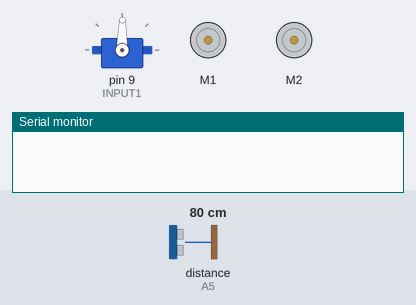
Bench run of a sketch on a simulated Arduino Uno, built with avr-gcc and run on an emulated ATmega328P. On the bench: servo, 2 × DC motor (green arrow = forward, orange = backward, longer = faster), the last lines printed to the serial monitor. Inputs (shaded band) come from the test bench; at power-on: distance to the obstacle (sensor on A5) 80 cm. The echo pulse lasts 58.3 µs per cm.

Above: at 1.4 s.
At 3.25 s:
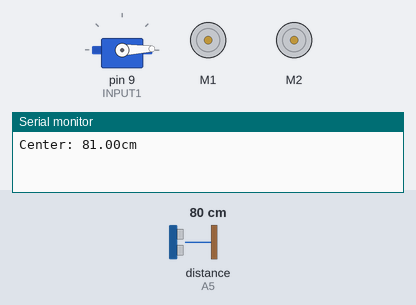
At 5.1 s:
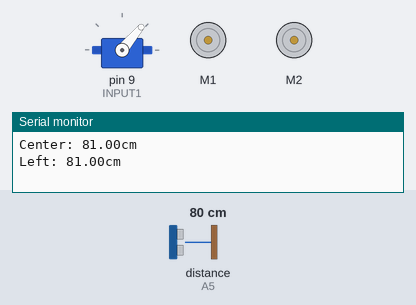
At 8.8 s:
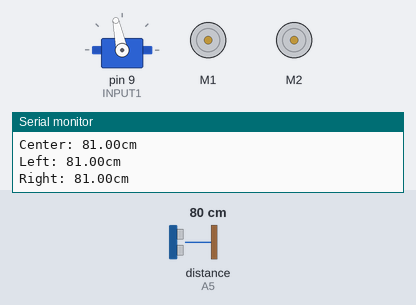
Timing chart, 0 to 11.2 s (numbered marks = the images above):
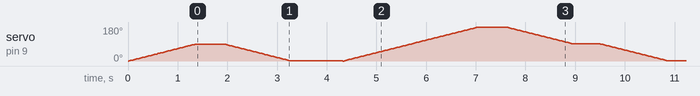

The sketch:

servo_sonar_test.ino
```cpp
// (licence header left out)
// Ultrasonic sensor

#include <NewPing.h>

#define TRIG_PIN  A4
#define ECHO_PIN  A5

#define MAX_DISTANCE 200 // Maximum distance we want to ping for (in centimeters). Maximum sensor distance is rated at 400-500cm.

NewPing sonar(TRIG_PIN, ECHO_PIN, MAX_DISTANCE); // NewPing setup of pin and maximum distance.

float dangerThreshold = 25.0; // 25 cm - depends on the floor surface and speed setting

// Servo

#include <Servo.h>
//#include <AFmotor.h>
#include <AFMotor.h>
// start copy
AF_DCMotor motor1(1, MOTOR12_1KHZ);
AF_DCMotor motor2(2, MOTOR12_1KHZ);

// end copy

#define LEFT 0
#define CENTER 90
#define RIGHT 180

Servo ultrasonicServo;  // create servo object to control a servo

int currentPos = 0;    // variable to store the servo position

// Motor

#define ENABLE1 3
#define INPUT1 9
#define INPUT2 8

#define ENABLE2 11
#define INPUT3 7
#define INPUT4 6

// Truth table for motor control
// ENABLE1, ENABLE2, INPUT1, INPUT2, INPUT3, INPUT4

// You may need to reverse the polarity of your motor(s)
// if you find you get REVERSE instead of FORWARD for either motor

#define LEFT_FORWARD_RIGHT_FORWARD {HIGH, HIGH, LOW, HIGH, HIGH, LOW}
#define LEFT_OFF_RIGHT_FORWARD {LOW, HIGH, LOW, LOW, HIGH, LOW}
#define LEFT_FORWARD_RIGHT_OFF {HIGH, LOW, LOW, HIGH, LOW, LOW}
#define LEFT_REVERSE_RIGHT_FORWARD {HIGH, HIGH, HIGH, LOW, HIGH, LOW}
#define LEFT_FORWARD_RIGHT_REVERSE {HIGH, HIGH, LOW, HIGH, LOW, HIGH}
#define LEFT_REVERSE_RIGHT_REVERSE {HIGH, HIGH, HIGH, LOW, LOW, HIGH}
#define LEFT_OFF_RIGHT_OFF {HIGH, HIGH, LOW, LOW, LOW, LOW}
#define LEFT_FREEWHEEL_RIGHT_FREEWHEEL {LOW, LOW, LOW, LOW, LOW, LOW}

// Driving definitions

//#define FORWARD LEFT_FORWARD_RIGHT_FORWARD
#define REVERSE LEFT_REVERSE_RIGHT_REVERSE
#define LEFT_TURN LEFT_OFF_RIGHT_FORWARD
#define RIGHT_TURN LEFT_FORWARD_RIGHT_OFF
#define ROTATE_LEFT LEFT_REVERSE_RIGHT_FORWARD
#define ROTATE_RIGHT LEFT_FORWARD_RIGHT_REVERSE
#define BRAKE LEFT_OFF_RIGHT_OFF
#define FREEWHEEL LEFT_FREEWHEEL_RIGHT_FREEWHEEL

// PWM motor control settings applied to ENABLE1, ENABLE2

#define SLOW 128;
#define MEDIUM 192;
#define FAST 255;

// run motor at this speed - set to a number between 128 and 255
// less than 128 any the motors may not have enough torque to move
// (of course you could enhance the speed control to accelerate/decelerate when more/less clear space available as indicated by ping)
int throttle = MEDIUM;

// setup
void setup() {

    // setup motor
    Serial.begin(9600);
    //pinMode(ENABLE1, OUTPUT);
    //pinMode(ENABLE2, OUTPUT);
    //pinMode(INPUT1, OUTPUT);
    //pinMode(INPUT2, OUTPUT);
    //pinMode(INPUT3, OUTPUT);
    //pinMode(INPUT4, OUTPUT);

    // setup servo
    ultrasonicServo.attach(9);  // attaches the servo on pin 5 to the servo object

    // move servo to center
    servo_position(CENTER);
}

// main loop - note that the loop itself does not block (no waiting in the loop)
// functions that need to block (complete before continuing the main loop) need to manage their own delays
//
// the algorithm used is designed to be simple to understand - you can go on to make this much more sophisticated
// guiding the steering to veer away before getting into danger for example
// and accelerating from a stop and decelerating as you get closer to objects
// and of course you could use more ultrasonic detectors, IR sensors etc. to really fine tune your robot's operation

void loop() {

        float distanceForward = ping();
        delay(500);
        Serial.print("Center: ");
        Serial.print(distanceForward);
        Serial.println("cm");
        // look left
        servo_position(LEFT);
        delay(500);
        float distanceLeft = ping();
        Serial.print("Left: ");
        Serial.print(distanceLeft);
        Serial.println("cm");

        // look right
        delay(500);
        servo_position(RIGHT);
        float distanceRight = ping();
        Serial.print("Right: ");
        Serial.print(distanceRight);
        Serial.println("cm");
        delay(500);


        drive_forward();
        // re-center the ultrasonic
        servo_position(CENTER);


    }


// You may need to vary the delays in the drive functions to enable the function to complete

void freewheel(){
    const int driveControl[] = FREEWHEEL;
    drive(driveControl);
    delay(25);
}

void brake(){
    const int driveControl[] = BRAKE;
    drive(driveControl);
    delay(25); // braking time
}

//void drive_forward(){
//   const int driveControl[] = FORWARD;
//    drive(driveControl);
//}

void drive_forward(){
    motor1.run(FORWARD);
    motor2.run(FORWARD);
}

void drive_backward(){
    const int driveControl[] = REVERSE;
    drive(driveControl);
}

void turn_left(){
    const int driveControl[] = LEFT_TURN;
    drive(driveControl);
    delay(600); // adjust for 90 degrees
}

void turn_right(){
    const int driveControl[] = RIGHT_TURN;
    drive(driveControl);
    delay(600); // adjust for 90 degrees
}

void rotate_left(){
    const int driveControl[] = ROTATE_LEFT;
    drive(driveControl);
    delay(300); // rotate is faster than turn because two motors are driving
}

void rotate_right(){
    const int driveControl[] = ROTATE_RIGHT;
    drive(driveControl);
    delay(300); // rotate is faster than turn because two motors are driving
}

void u_turn(){
    const int driveControl[] = ROTATE_RIGHT;
    drive(driveControl);
    delay(600); // twice as long as rotate right to end up 180 degrees around
}

// motor control via the L293D

void drive(const int settings[6]){

    if (settings[0] == HIGH)
        analogWrite(ENABLE1, throttle);
    else
        digitalWrite(ENABLE1, LOW);

    if (settings[1] == HIGH)
        analogWrite(ENABLE2, throttle);
    else
        digitalWrite(ENABLE2, LOW);

    digitalWrite(INPUT1, settings[2]);
    digitalWrite(INPUT2, settings[3]);
    digitalWrite(INPUT3, settings[4]);
    digitalWrite(INPUT4, settings[5]);
}

// servo control

void servo_position(int newPos){
    if (newPos > currentPos){
        for(int pos=currentPos; pos < newPos; pos += 1)  // goes from 0 degrees to 180 degrees
        {                                                // in steps of 1 degree
            ultrasonicServo.write(pos);                  // tell servo to go to position in variable 'pos'
            delay(15);                                   // waits 15ms for the servo to reach the position
        }
        currentPos = newPos;
    }
    else if (newPos < currentPos){
        for(int pos=currentPos; pos > newPos; pos -= 1)  // goes from 0 degrees to 180 degrees
        {                                                // in steps of 1 degree
            ultrasonicServo.write(pos);                  // tell servo to go to position in variable 'pos'
            delay(15);                                   // waits 15ms for the servo to reach the position
        }
        currentPos = newPos;
    }
}

// ultrasonic ping

float ping(){
    delay(50);                        // Wait 50ms between pings (about 20 pings/sec). 29ms should be the shortest delay between pings.
    unsigned int uS = sonar.ping();   // Send ping, get ping time in microseconds (uS).
    if (uS == 0)                      // out of range (0 = outside set distance range, no ping echo)
        return MAX_DISTANCE;
    else                              // in range
        return uS / US_ROUNDTRIP_CM;  // Convert ping time to distance
}
```
